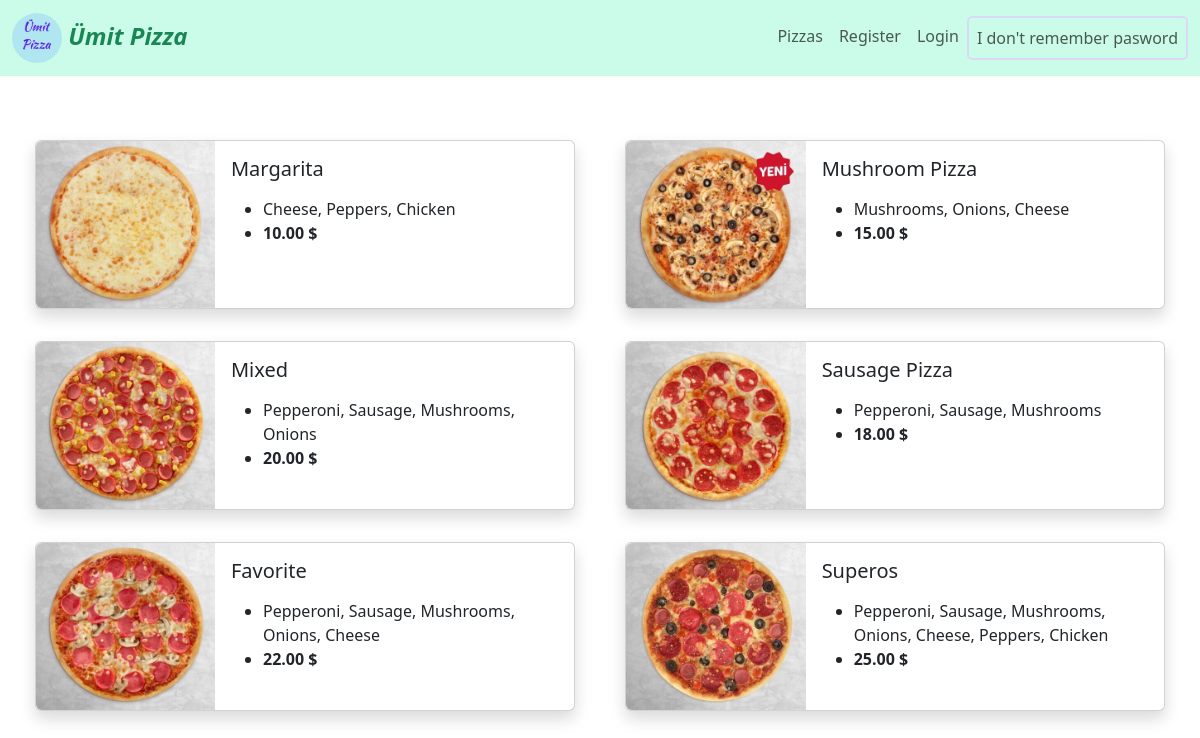
Page /pizzas/ on the committed database.
### pizzas/models.py (models this page shows, shortened)
class Pizza(models.Model):
    name = models.CharField(max_length=100)
    toppings = models.ManyToManyField(Topping)
    image = models.ImageField(upload_to='pizza_pics', blank=True, null=True)
    price = models.DecimalField(max_digits=10, decimal_places=2)

class Topping(models.Model):
    name = models.CharField(max_length=100)
    def __str__(self):
        return self.name

### pizzas/views.py (the view)
# urls.py: path('', include('pizzas.urls')),
def pizzas(request):
    pizzas = Pizza.objects.all()
    context = {
        "pizzas" : pizzas,  # passing the list of pizzas to the template for rendering
    }
    return render(request, 'pizzas/pizzas.html', context)

### pizzas/templates/pizzas/pizzas.html (shortened to what this page needs)
{% extends 'pizzas/base.html' %}
{% block content %}
    <div class='d-flex flex-wrap justify-content-evenly mt-5'>
            {% for pizza in pizzas %}
            <div class="card m-3 shadow" style="max-width: 540px;">
                <div class="row g-0">
                  <div class="col-md-4">
                    <img src="{{pizza.image.url}}" class="img-fluid rounded-start" style="height: 100%; object-fit: cover;" alt="...">
                  </div>
                  <div class="col-md-8">
                    <div class="card-body">
                      <h5 class="card-title">{{ pizza.name }}</h5>
                      <p class="card-text">
                        <ul>
                            <li>{{ pizza.toppings.all | join:', ' }}</li>
                            <li><strong>{{ pizza.price }} $</strong></li>
                        </ul>
                      </p>
                    </div>
                  </div>
                </div>
              </div>
            {% endfor %}
    </div>
{% endblock content %}

### rows in the picture
Pizza: image (picture), name "Margarita", toppings.all "Cheese, Peppers, Chicken", price "10.00"
Pizza: image (picture), name "Mushroom Pizza", toppings.all "Mushrooms, Onions, Cheese", price "15.00"
Pizza: image (picture), name "Mixed", toppings.all "Pepperoni, Sausage, Mushrooms, Onions", price "20.00"
Pizza: image (picture), name "Sausage Pizza", toppings.all "Pepperoni, Sausage, Mushrooms", price "18.00"
Pizza: image (picture), name "Favorite", toppings.all "Pepperoni, Sausage, Mushrooms, Onions, Cheese", price "22.00"
Pizza: image (picture), name "Superos", toppings.all "Pepperoni, Sausage, Mushrooms, Onions, Cheese, Peppers, Chicken", price "25.00"
